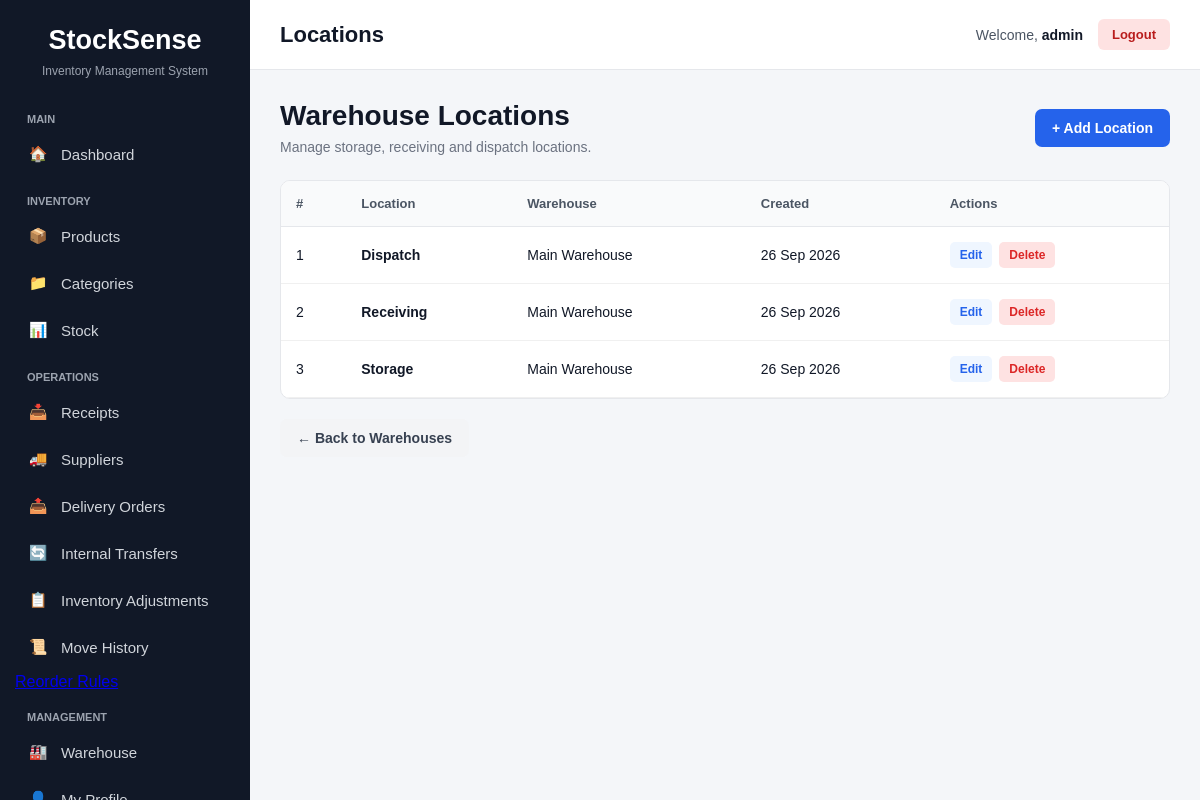
/warehouse/locations/ (signed in), run on the app's committed database.
### warehouse/models.py (models this page shows, shortened)
class Location(models.Model):
    warehouse = models.ForeignKey(
        Warehouse,
        on_delete=models.CASCADE,
        related_name='locations'
    )
    name = models.CharField(max_length=150)
    created_at = models.DateTimeField(auto_now_add=True)
    updated_at = models.DateTimeField(auto_now=True)
    class Meta:
        constraints = [
            models.UniqueConstraint(
                fields=['warehouse', 'name'],
                name='unique_location_per_warehouse'
            )
        ]

class Warehouse(models.Model):
    name = models.CharField(max_length=150, unique=True)
    address = models.TextField(blank=True)
    created_at = models.DateTimeField(auto_now_add=True)
    updated_at = models.DateTimeField(auto_now=True)

### warehouse/views.py (the view)
@login_required
def location_list(request):
    locations = Location.objects.select_related(
        'warehouse'
    ).order_by(
        'warehouse__name',
        'name'
    )
    return render(
        request,
        'warehouse/location_list.html',
        {
            'locations': locations,
        }
    )

### templates/warehouse/location_list.html (shortened to what this page needs)
{% extends "base.html" %}
{% block page_title %}
Locations
{% endblock %}
{% block content %}
<div class="page-header">
    <div>
        <h1>Warehouse Locations</h1>
        <p>
            Manage storage, receiving and dispatch locations.
        </p>
    </div>
    <a
        href="{% url 'warehouse:location_create' %}"
        class="primary-button"
    >
        + Add Location
    </a>
</div>
<div class="table-card">
    <table>
        <thead>
            <tr>
                <th>#</th>
                <th>Location</th>
                <th>Warehouse</th>
                <th>Created</th>
                <th>Actions</th>
            </tr>
        </thead>
        <tbody>
            {% for location in locations %}
                <tr>
                    <td>
                        {{ forloop.counter }}
                    </td>
                    <td>
                        <strong>
                            {{ location.name }}
                        </strong>
                    </td>
                    <td>
                        {{ location.warehouse.name }}
                    </td>
                    <td>
                        {{ location.created_at|date:"d M Y" }}
                    </td>
                    <td>
                        <div class="actions">
                            <a
                                href="{% url 'warehouse:location_update' location.pk %}"
                                class="edit-button"
                            >
                                Edit
                            </a>
                            <a
                                href="{% url 'warehouse:location_delete' location.pk %}"
                                class="delete-button"
                            >
                                Delete
                            </a>
                        </div>
                    </td>
                </tr>
            {% endfor %}
        </tbody>
    </table>
</div>
<div class="bottom-actions">
    <a
        href="{% url 'warehouse:warehouse_list' %}"
        class="secondary-button"
    >
        ← Back to Warehouses
    </a>
</div>
{% endblock %}

### templates/base.html (shortened to what this page needs)
<!DOCTYPE html>
<html lang="en">
<head>
</head>
<body>
<aside class="sidebar">
    <div class="logo">
        StockSense
    </div>
    <div class="logo-subtitle">
        Inventory Management System
    </div>
    <div class="menu-title">
        Main
    </div>
    <a href="{% url 'dashboard:home' %}"
       class="nav-link">
        <span class="nav-icon">🏠</span>
        Dashboard
    </a>
    <div class="menu-title">
        Inventory
    </div>
    <a href="{% url 'inventory:product_list' %}"
   class="nav-link">
    <span class="nav-icon">📦</span>
    Products
</a>
<a href="{% url 'inventory:category_list' %}"
   class="nav-link">
    <span class="nav-icon">📁</span>
    Categories
</a>
    <a href="{% url 'inventory:stock_list' %}"
   class="nav-link">
    <span class="nav-icon">📊</span>
    Stock
</a>
    <div class="menu-title">
        Operations
    </div>
    <a href="{% url 'operations:receipt_list' %}"
   class="nav-link">
    <span class="nav-icon">📥</span>
    Receipts
    </a>
    <a href="{% url 'operations:supplier_list' %}"
   class="nav-link">
    <span class="nav-icon">🚚</span>
    Suppliers
    </a>
    <a href="{% url 'operations:delivery_list' %}"
   class="nav-link">
    <span class="nav-icon">📤</span>
    Delivery Orders
    </a>
    <a href="{% url 'operations:transfer_list' %}"
   class="nav-link">
    <span class="nav-icon">🔄</span>
    Internal Transfers
    </a>
    <a href="{% url 'operations:adjustment_list' %}"
   class="nav-link">
    <span class="nav-icon">📋</span>
    Inventory Adjustments
    </a>
    <a href="{% url 'operations:ledger_list' %}"
   class="nav-link">
    <span class="nav-icon">📜</span>
    Move History
    </a>
    <a href="{% url 'operations:reorder_rule_list' %}">
    </a>
    <div class="menu-title">
        Management
    </div>
    <a href="{% url 'warehouse:warehouse_list' %}"
   class="nav-link">
    <span class="nav-icon">🏭</span>
    Warehouse
     </a>
    <a href="#"
       class="nav-link">
        <span class="nav-icon">👤</span>
    </a>
</aside>
<main class="main-content">
    <header class="topbar">
        <div class="page-title">
            {% block page_title %}{% endblock %}
        </div>
        <div class="user-section">
            <span>
                Welcome,
                <span class="user-name">
                    {{ request.user.username }}
                </span>
            </span>
            <a href="{% url 'accounts:logout' %}"
               class="logout-button">
                Logout
            </a>
        </div>
    </header>
    <section class="content">
        {% block content %}
        {% endblock %}
    </section>
</main>
</body>
</html>

### templates/base.html (style rules this page uses)
* { box-sizing: border-box; margin: 0; padding: 0; }
body { font-family: Arial, Helvetica, sans-serif; background: #f4f6f9; color: #111827; }
.sidebar { position: fixed; left: 0; top: 0; width: 250px; height: 100vh; background: #111827; color: white; padding: 25px 15px; overflow-y: auto; }
.logo { text-align: center; font-size: 27px; font-weight: bold; margin-bottom: 8px; }
.logo-subtitle { text-align: center; color: #9ca3af; font-size: 12px; margin-bottom: 35px; }
.menu-title { color: #9ca3af; font-size: 11px; font-weight: bold; text-transform: uppercase; padding: 0 12px; margin-top: 20px; margin-bottom: 8px; }
.nav-link { display: flex; align-items: center; gap: 12px; padding: 12px; margin-bottom: 5px; border-radius: 7px; color: #d1d5db; text-decoration: none; font-size: 15px; transition: 0.2s; }
.nav-icon { width: 22px; text-align: center; }
.main-content { margin-left: 250px; min-height: 100vh; }
.topbar { height: 70px; background: white; border-bottom: 1px solid #e5e7eb; display: flex; align-items: center; justify-content: space-between; padding: 0 30px; }
.page-title { font-size: 22px; font-weight: bold; color: #111827; }
.user-section { display: flex; align-items: center; gap: 15px; font-size: 14px; color: #4b5563; }
.user-name { font-weight: bold; color: #111827; }
.logout-button { padding: 8px 14px; border-radius: 6px; background: #fee2e2; color: #b91c1c; text-decoration: none; font-size: 13px; font-weight: bold; }
.content { padding: 30px; }

### templates/warehouse/location_list.html (style rules this page uses)
.page-header { display: flex; justify-content: space-between; align-items: center; margin-bottom: 25px; }
.page-header h1 { font-size: 28px; margin-bottom: 7px; }
.page-header p { color: #6b7280; font-size: 14px; }
.primary-button, .secondary-button { display: inline-block; text-decoration: none; padding: 11px 17px; border-radius: 7px; font-size: 14px; font-weight: bold; }
.primary-button { background: #2563eb; color: white; }
.secondary-button { background: #f3f4f6; color: #374151; }
.table-card { background: white; border: 1px solid #e5e7eb; border-radius: 10px; overflow-x: auto; }
table { width: 100%; border-collapse: collapse; }
th { background: #f9fafb; color: #4b5563; font-size: 13px; text-align: left; padding: 15px; border-bottom: 1px solid #e5e7eb; }
td { padding: 15px; border-bottom: 1px solid #f0f0f0; font-size: 14px; }
.actions { display: flex; gap: 7px; }
.edit-button, .delete-button { text-decoration: none; padding: 6px 10px; border-radius: 5px; font-size: 12px; font-weight: bold; }
.edit-button { background: #eff6ff; color: #2563eb; }
.delete-button { background: #fee2e2; color: #dc2626; }
.bottom-actions { margin-top: 20px; }

### data on the page
Location: name "Dispatch", warehouse.name "Main Warehouse", created_at "26 Sep 2026"
Location: name "Receiving", warehouse.name "Main Warehouse", created_at "26 Sep 2026"
Location: name "Storage", warehouse.name "Main Warehouse", created_at "26 Sep 2026"

### other printed values
{{ request.user.username }} "admin"
